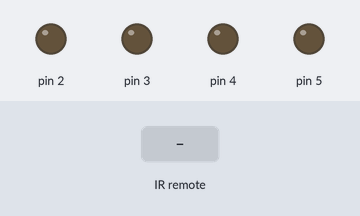
Recording of a sketch running on a simulated Arduino Uno, built with avr-gcc and run on an emulated ATmega328P. Parts: output pins drawn as LEDs (lit = HIGH). Inputs (shaded band) come from the test bench.

Above: at 1.2 s.
1.3 s: infrared code 0xFF18E7 received
At 1.45 s:
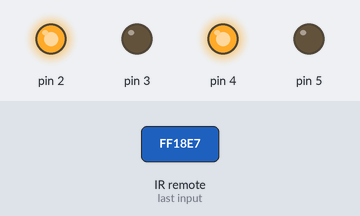
3.1 s: infrared code 0xFF10EF received
At 3.25 s:
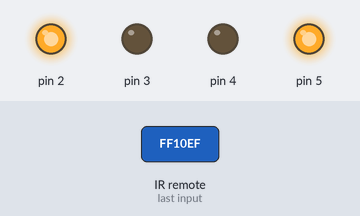
4.9 s: infrared code 0xFF4AB5 received
At 5.05 s:
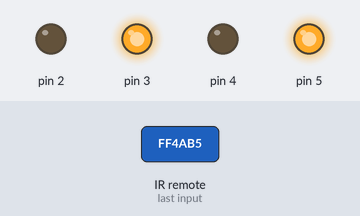
6.7 s: infrared code 0xFFE21D received
At 6.85 s:
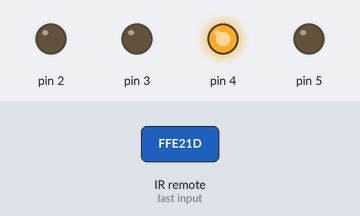
8.5 s: infrared code 0xFFA25D received
At 8.65 s:
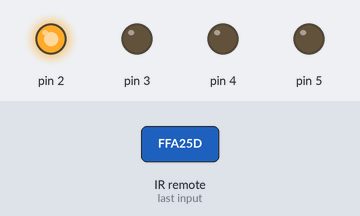
10.3 s: infrared code 0xFFC23D received
At 10.45 s:
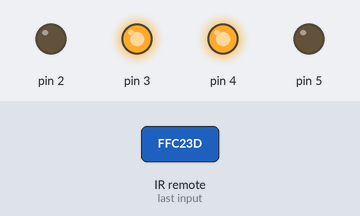
Timing chart, 0 to 13.1 s (numbered marks = the images above; inputs shaded):
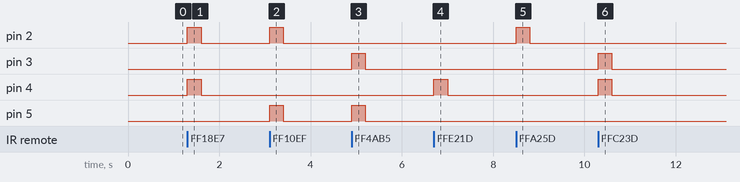

The sketch:

listing_8_2.ino
```cpp
// Подключение библиотеки IRremote.h.
#include <IRremote.h> // Подключаем глобально библиотеку из Arduino IDE.
//#include "IRremote.h" // Подключаем локально библиотеку из текущего каталога
#include "motor.h" //Функции управления моторами.
// Порт для IR-приемника.
int RECV_PIN = 11;
// Создание IR-приемника.
IRrecv irrecv(RECV_PIN);
//Переменная для хранения кодов кнопок, получаемых от IR-приемника.
decode_results results;
// Хранит время последнего нажатия кнопки.
unsigned long _time;
/////////////
// Опишем коды кнопок макроподстановками:
#define FORWARD 0xFF18E7
#define LEFT 0xFF5A5
#define RIGHT 0xFF10EF
#define STOP  0xFF38C7
#define BACKWARD  0xFF4AB5
#define FORWARDLEFT 0xFFE21D
#define FORWARD2  0xFF629D
#define FORWARDRIGHT 0xFFA25D
#define LEFT2 0xFFC23D
#define STOP2 0xFF02FD
#define RIGHT2 0xFF22DD
#define BACKWARDLEFT  0xFF906F
#define BACKWARD2 0xFFA857
#define BACKWARDRIGHT 0xFFE01F
#define STOP3 0xFF6897
#define STOP4 0xFF9867
#define STOP5 0xFFB04F
//Инициализация.
void setup()
{
  Serial.begin(9600);
  // Переменные – номера контактов (пинов) Arduino.
  // Для левых и правых моторов машинки.
  setup_motor_system(2, 3, 4, 5);
  _stop(); //Двигатели остановлены.
  // Запуск IR-приемника.
  irrecv.enableIRIn();
  _time = millis();
 }
// Основная программа.
void loop()
{
  if (irrecv.decode(&results))
  {
    //Serial.println(results.value, HEX);
    //Serial.println(FORWARD, HEX);
    _time = millis();
    switch (results.value) {
      // Вперед
      case FORWARD:
        forward();
        break;
      // Назад
      case BACKWARD:
        backward();
        break;
      // Влево
      case LEFT:
        left();
        break;
      // Вправо
      case RIGHT:
        right();
        break;
        // Вперед
      case FORWARD2:
        forward();
        break;
      // Назад
      case BACKWARD2:
        backward();
        break;
      // Влево
      case LEFT2:
        left();
        break;
      // Вправо
      case RIGHT2:
        right();
        break;
      // Прямо и влево
      case FORWARDLEFT:
        forward_left();
        break;
      // Прямо и вправо
      case FORWARDRIGHT:
        forward_right();
        break;
      // Назад и влево
      case BACKWARDLEFT:
        backward_left();
        break;
      // Назад и вправо
      case BACKWARDRIGHT:
        backward_right();
        break;
      // Стоп
      case STOP:
        _stop();
       break;
      case STOP2:
        _stop();
       break;
      case STOP3:
        _stop();
       break;
      case STOP4:
        _stop();
       break;
      case STOP5:
        _stop();
       break;
    }
    irrecv.resume();
  }
  //Если никакая клавиша не нажата более 0.3сек., то остановка.
  if((millis()-_time)>300) {_stop();}
}//=====================================================================
```

motor.h
```cpp
// Объявляем переменные для хранения состояния двух моторов.
int motor_L1, motor_L2;
int motor_R1, motor_R2;
//===============================================
// Функция инициализации управления моторами.
void setup_motor_system(int L1, int  L2, int  R1, int R2)
{
  // Заносятся в переменные номера контактов (пинов) Arduino.
  motor_L1 = L1; motor_L2 = L2;
  // Для левых и правых моторов робота.
  motor_R1 = R1; motor_R2 = R2;
  // Переводятся указанные порты в состояние вывода данных.
  pinMode(motor_L1, OUTPUT);
  pinMode(motor_L2, OUTPUT);
  pinMode(motor_R1, OUTPUT);
  pinMode(motor_R2, OUTPUT);
}
//===============================================
// движение вперед.
void forward()
{
  // Если двигатель будет работать не в ту сторону,
  // поменять на нем контакты местами.
  digitalWrite(motor_L1, HIGH);
  digitalWrite(motor_L2, LOW);
  digitalWrite(motor_R1, HIGH);
  digitalWrite(motor_R2, LOW);
}
//===============================================
// Поворот налево с блокировкой левых колес.
void forward_left()
{
  // блокировка вращения левых колес.
  digitalWrite(motor_L1, LOW);
  digitalWrite(motor_L2, LOW);
  // правые колеса вращаются.
  digitalWrite(motor_R1, HIGH);
  digitalWrite(motor_R2, LOW);
}
//===============================================
// Поворот направо с блокировкой правых колес.
void forward_right()
{
  // левые колеса вращаются.
  digitalWrite(motor_L1, HIGH);
  digitalWrite(motor_L2, LOW);
  // блокировка вращения правых колес.
  digitalWrite(motor_R1, LOW);
  digitalWrite(motor_R2, LOW);
}
// Поворот налево на месте.
void left()
{
  // левые колеса вращаются назад.
  digitalWrite(motor_L1, LOW);
  digitalWrite(motor_L2, HIGH);
  // правые колеса вращаются вперед.
  digitalWrite(motor_R1, HIGH);
  digitalWrite(motor_R2, LOW);
}
//===============================================
// Поворот направо на месте.
void right()
{
  // левые колеса вращаются вперед.
  digitalWrite(motor_L1, HIGH);
  digitalWrite(motor_L2, LOW);
  // правые колеса вращаются назад.
  digitalWrite(motor_R1, LOW);
  digitalWrite(motor_R2, HIGH);
}


// Включаем движение назад.
void backward()
{
  // Смена направления вращения двигателей.
  digitalWrite(motor_L2, HIGH);
  digitalWrite(motor_L1, LOW);
  digitalWrite(motor_R2, HIGH);
  digitalWrite(motor_R1, LOW);
}
//===============================================
// Включаем движение назад.
void backward_left()
{
  // Смена направления вращения двигателей.
  digitalWrite(motor_L2, LOW);
  digitalWrite(motor_L1, HIGH);
  digitalWrite(motor_R2, HIGH);
  digitalWrite(motor_R1, LOW);
}
//===============================================
// Включаем движение назад.
void backward_right()
{
  // Смена направления вращения двигателей.
  digitalWrite(motor_L2, HIGH);
  digitalWrite(motor_L1, LOW);
  digitalWrite(motor_R2, LOW);
  digitalWrite(motor_R1, HIGH);
}
//===============================================


void _stop()
{
  // Блокировка всех колес.
  digitalWrite(motor_L2, LOW);
  digitalWrite(motor_L1, LOW);
  digitalWrite(motor_R2, LOW);
  digitalWrite(motor_R1, LOW);
}
```

Measured:
- after the input at 1.3 s, pin 2, pin 4: LOW → HIGH at once, → LOW 0.30 s later
- after the input at 3.1 s, pin 2, pin 5: LOW → HIGH at once, → LOW 0.30 s later
- after the input at 4.9 s, pin 3, pin 5: LOW → HIGH at once, → LOW 0.30 s later
- after the input at 6.7 s, pin 4: LOW → HIGH at once, → LOW 0.30 s later
- after the input at 8.5 s, pin 2: LOW → HIGH at once, → LOW 0.30 s later
- after the input at 10.3 s, pin 3, pin 4: LOW → HIGH at once, → LOW 0.30 s later
